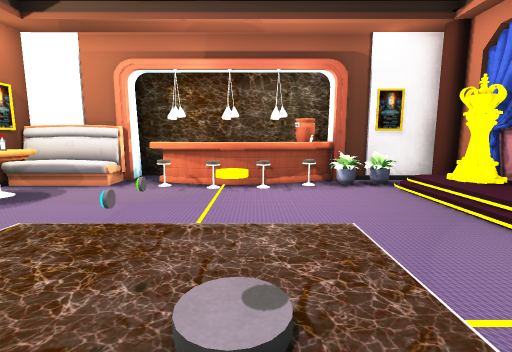
view 1 (above)

12 first-person views from a walk through a scene from a Unity 3-D project. The camera is 1.2 m above the floor, tilts 8° down and sees 85° across. The floor is counted in squares, 1 m on a side. Each view is taken from the middle of a square. On the plan, view 1 faces up. The plan holds only what a view shows up to about 13 squares ahead; the rest is blank. The player character is not drawn.

view 2
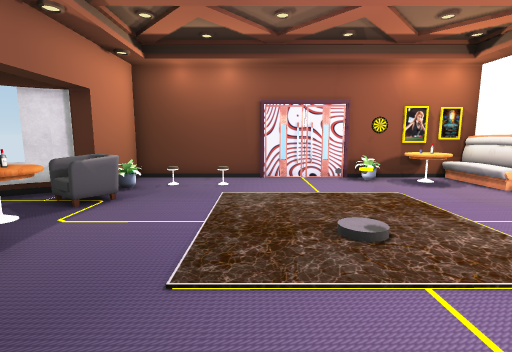

view 3
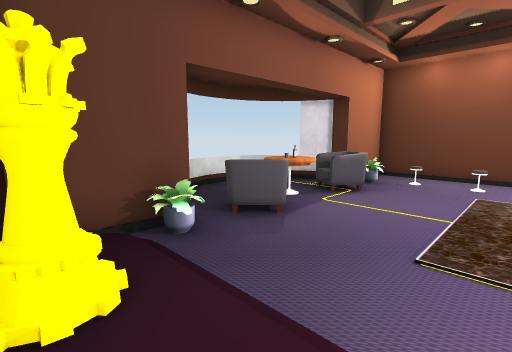

view 4
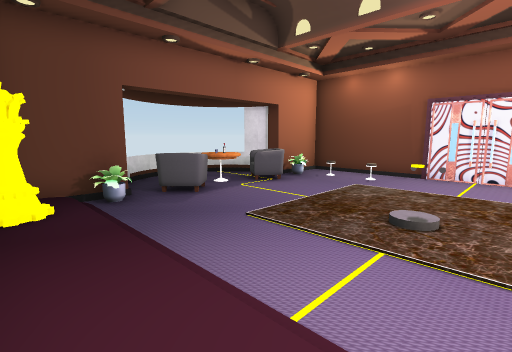

view 5
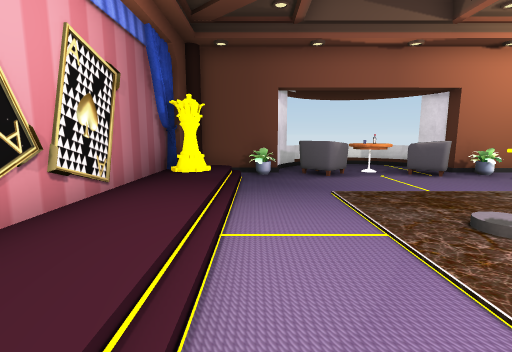

view 6
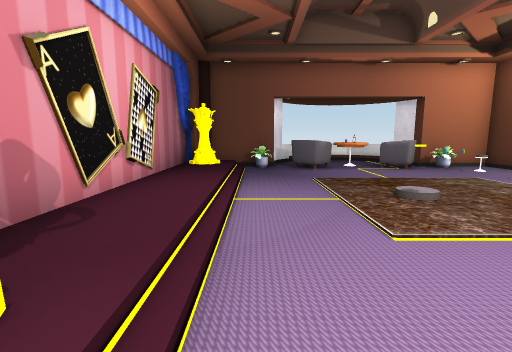

view 7
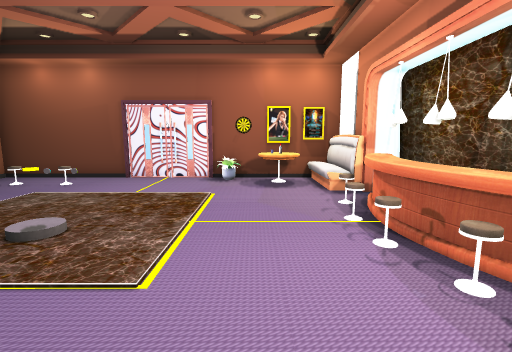

view 8
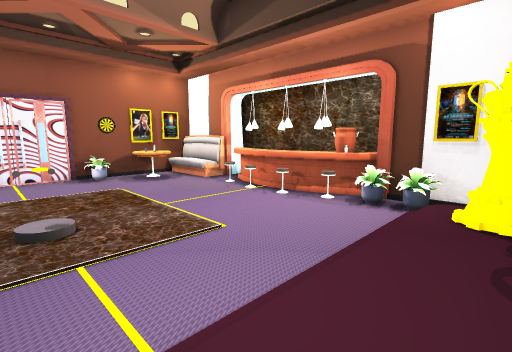

view 9
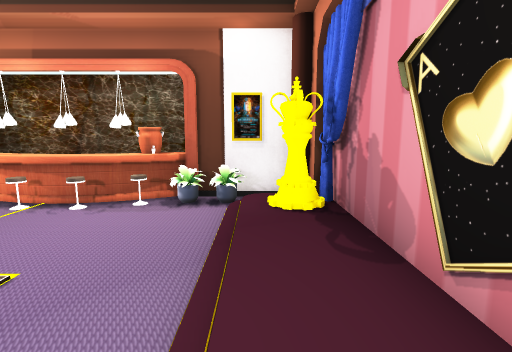

view 10
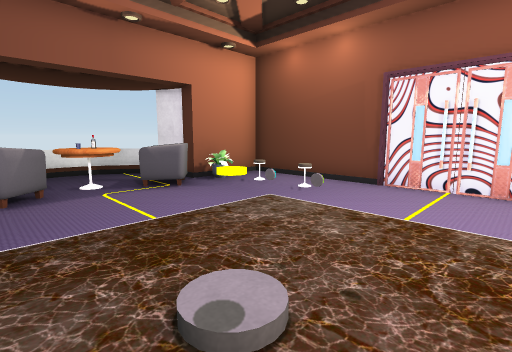

view 11
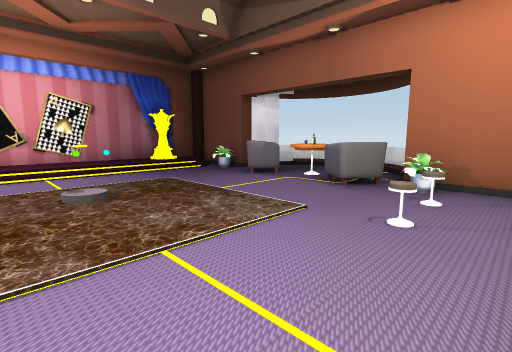

view 12
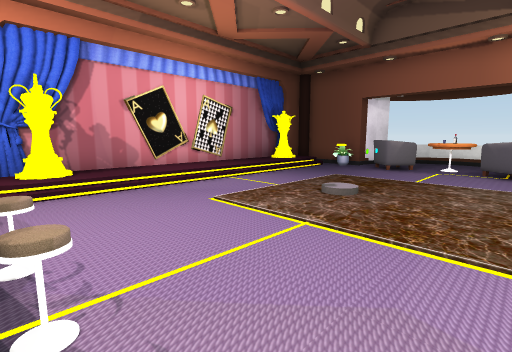

### Floor plan
Key: @ floor where view 1 was taken; # wall or solid block; . main floor; : floor 0.25 m higher than the main floor; / step, stairs or slope; = window, fence, low wall or low ledge; ^ raised ledge; O other object.
Columns run from 7 left of view 1 to 6 right of it. Each row starts with its distance up from view 1.
  9    #######
  8  ####^^^#####
  7 ###=.=^^#=.=#
  6 #^^........###
  5 ##^........: #
  4 ##.........::#
  3 #..........::#
  2 ##.....O...::#
  1 ##.........::#
  0 #......@...::#
 -1 #.=........::#
 -2 #..........:##
 -3 #.=........:##
 -4 #..##=^^^.#/#
 -5 ####==^= ####
 -6    ##....#
 -7     ###=##

Positions as (right, up) in squares from view 1, and headings:
1: (0, 0), facing up
2: (4, 0), facing left
3: (5, 0), facing down-left
4: (5, 3), facing down-left
5: (3, 5), facing down
6: (3, 7), facing down
7: (4, 5), facing left
8: (5, 1), facing up-left
9: (4, 1), facing up
10: (1, 3), facing down-left
11: (-6, 3), facing down-right
12: (-3, 7), facing down-right
